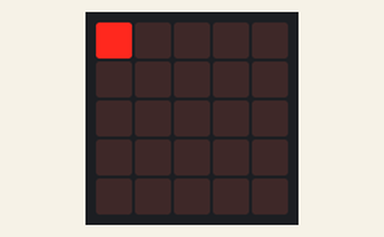
Bench run of a program on a simulated BBC micro:bit (MakeCode). Shown: the board's 5×5 LED display.

Above: at 0.1 s.
At 2.5 s:
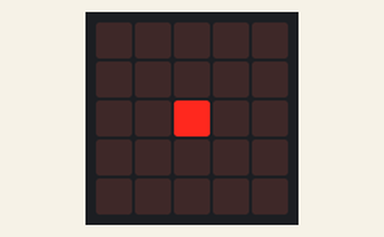
At 5.1 s:
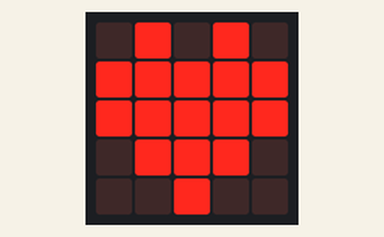
At 13.32 s:
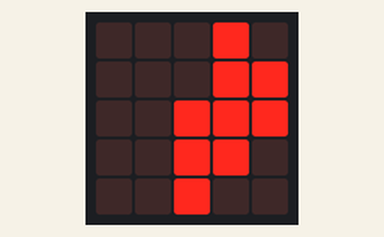
At 21.74 s:
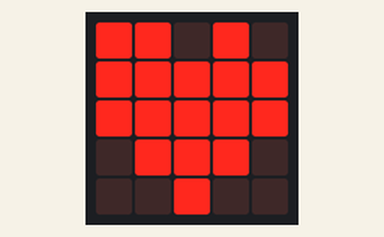
At 37.37 s:
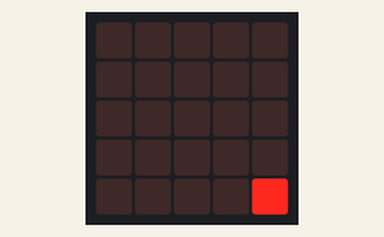

The program:

main.ts
```typescript
let tiempo = 0
basic.forever(function () {
    tiempo = 200
    for (let index = 0; index < 3; index++) {
        for (let x = 0; x <= 4; x++) {
            for (let y = 0; y <= 4; y++) {
                led.plot(x, y)
                basic.pause(tiempo)
                led.unplot(x, y)
            }
        }
        basic.showIcon(IconNames.Heart)
        tiempo += -80
    }
})
```

test.ts
```typescript
// aquí va el archivo "tests"; esto no se compilará cuando este paquete se utilice como una extensión.
```

Measured:
- what the display in image 2 shows lasts 0.6 s, from 5.0 s to 5.6 s
